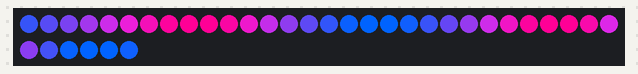
Recording of a sketch running on a simulated Arduino Uno, built with avr-gcc and run on an emulated ATmega328P. Parts: 36 RGB LEDs in strip order, left to right, continuing on the next row.

Above: at 0.45 s.
At 5.29 s:
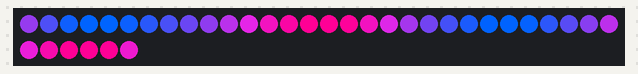
At 10.12 s:
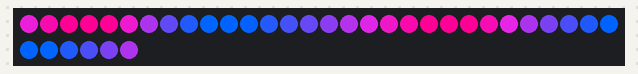
At 20.09 s:
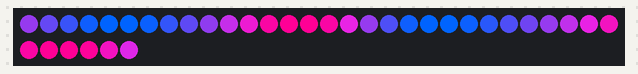
At 30.06 s:
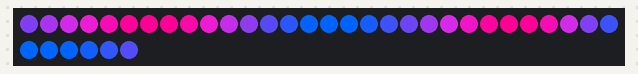
At 39.72 s:
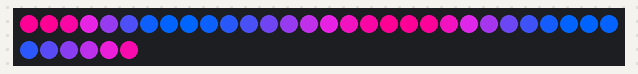

The sketch:

weihnachten.ino
```cpp
#include "FastLED.h"                                          // FastLED library.

#if FASTLED_VERSION < 3001000
#error "Requires FastLED 3.1 or later; check github for latest code."
#endif

// Fixed definitions cannot change on the fly.
#define LED_DT 3                                             // Serial data pin
#define LED_CK 11                                             // Clock pin for WS2801 or APA102
#define COLOR_ORDER GRB                                       // It's GRB for WS2812B and GBR for APA102
#define LED_TYPE WS2812B                                     // What kind of strip are you using (APA102, WS2801 or WS2812B)?
#define NUM_LEDS 36                                           // Number of LED's
DEFINE_GRADIENT_PALETTE( palette_gp ) {
  0,     0,100,255,
 64,   255,  0,150,
128,     0,100,255,
192,   255,  0,150,
255,     0,100,255 };
CRGBPalette16 myPal = palette_gp;

// Initialize changeable global variables.
uint8_t max_bright = 255;                                     // Overall brightness definition. It can be changed on the fly.

struct CRGB leds[NUM_LEDS];                                   // Initialize our LED array.


// Initialize global variables for sequences
uint8_t thisdelay = 22;                                        // A delay value for the sequence(s)
uint8_t heatindex = 0;                                          // Starting hue value.
uint8_t deltahue = 10;                                        // Hue change between pixels.


void setup() {
//  Serial.begin(57600);

  LEDS.addLeds<LED_TYPE, LED_DT, COLOR_ORDER>(leds, NUM_LEDS);         // For WS2812B
//  LEDS.addLeds<LED_TYPE, LED_DT, LED_CK, COLOR_ORDER>(leds, NUM_LEDS);   // For APA102 or WS2801

  FastLED.setBrightness(max_bright);
  set_max_power_in_volts_and_milliamps(5, 1000);               // FastLED 2.1 Power management set at 5V, 500mA
} // setup()


void loop () {
  EVERY_N_MILLISECONDS(thisdelay) {                           // FastLED based non-blocking routine to update/display the sequence.
    rainbow_march();
  }
  show_at_max_brightness_for_power();
} // loop()


void rainbow_march() {                                        // The fill_rainbow call doesn't support brightness levels
  heatindex++;                                                  // Increment the starting hue.
  //fill_rainbow(leds, NUM_LEDS, thishue, deltahue);            // Use FastLED's fill_rainbow routine.
  //fill_gradient_RGB(leds, NUM_LEDS, CRGB(0,0,200), CRGB(150,0,20));  // up to 4 CRGB (or long) values
  for(int i = 0; i < NUM_LEDS; i++) {
    leds[i] = ColorFromPalette( myPal, heatindex+((i*255)/NUM_LEDS)); // normal palette access
  }
  //delay(20);
} // rainbow_march()
```
